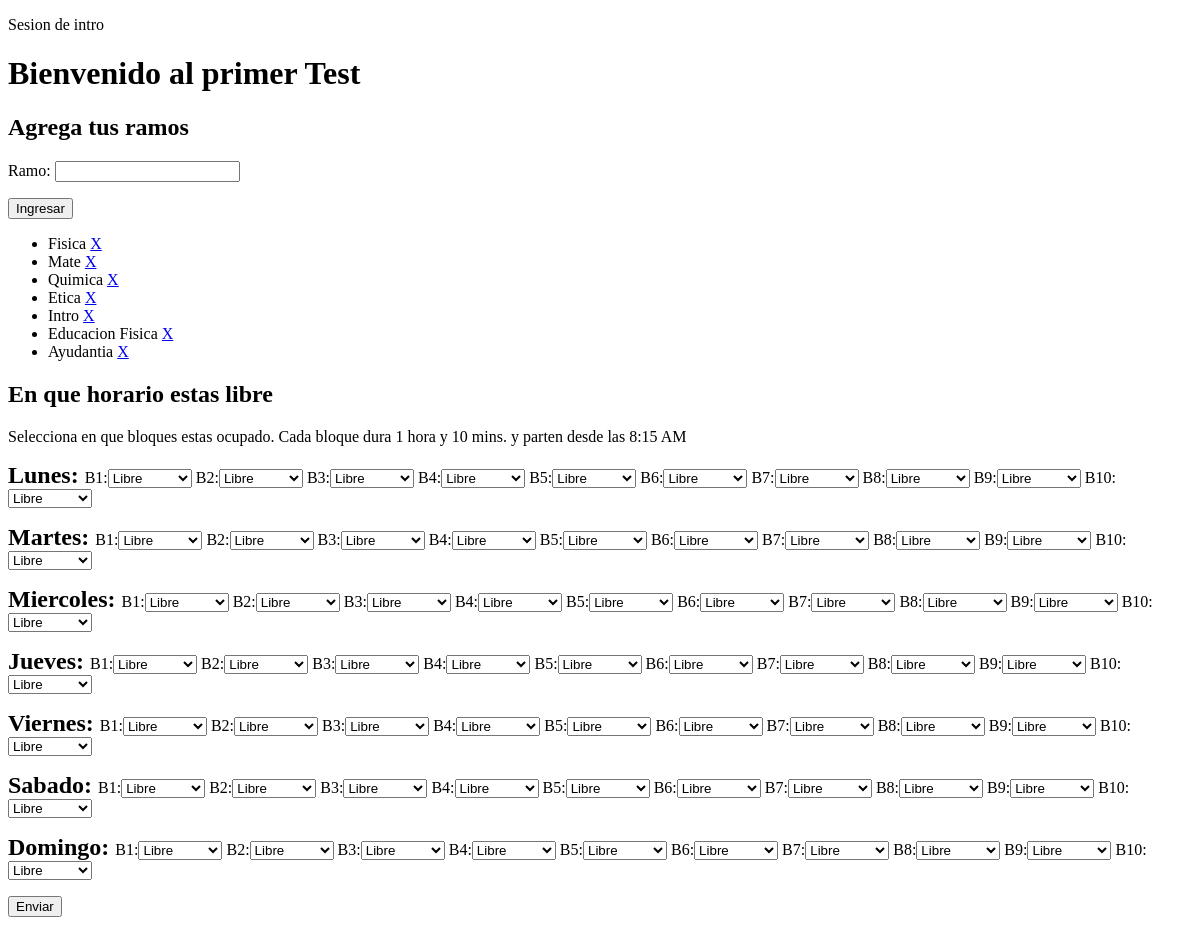
/test/updatet1/ (signed in), run on an earlier commit of the app's database.
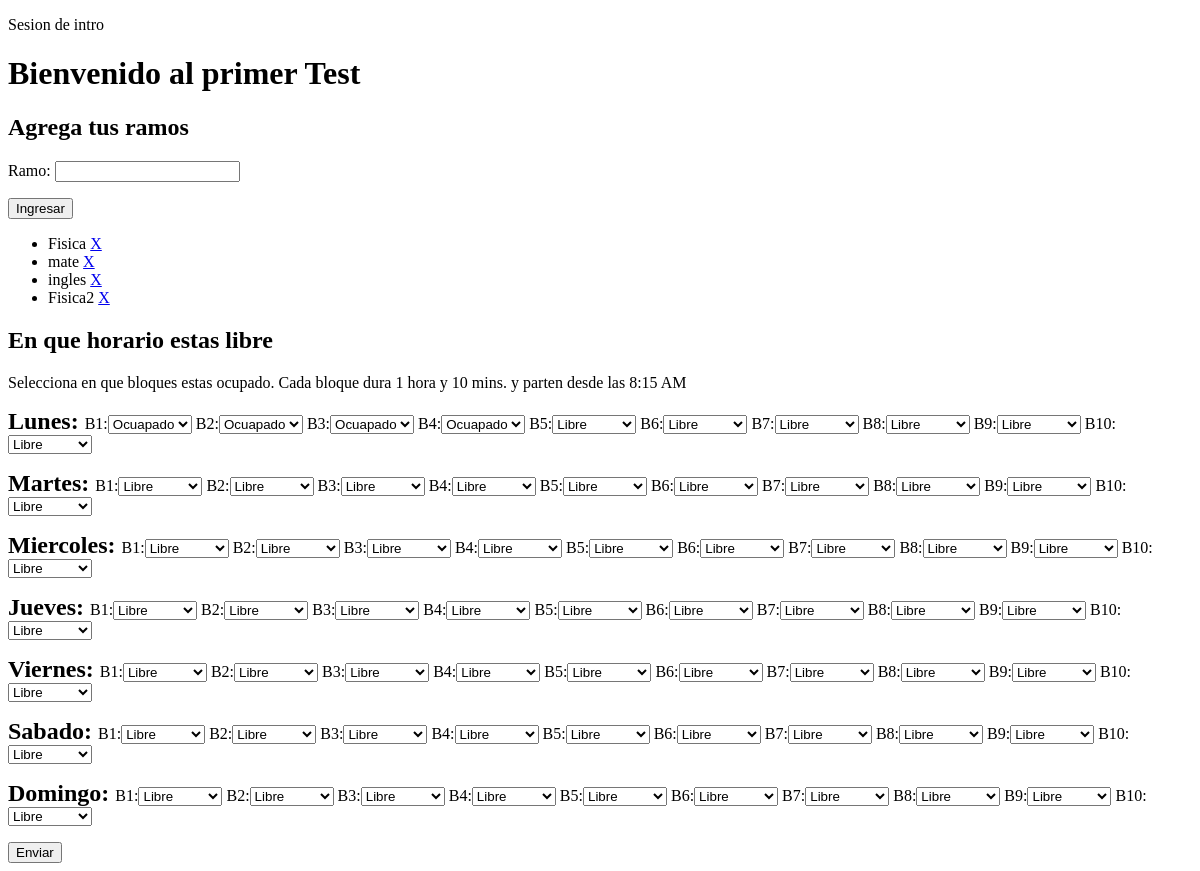
And on a later commit of the database.
### Test/models.py (models this page shows, shortened)
class Ramo(models.Model):
    DIFF=[
      ('Pf, facilísimo', 'Pf, facilísimo'),
      ('Fácil', 'Fácil'),
      ('Medio', 'Medio'),
      ('Difícil', 'Difícil'),
      ('Muy difícil', 'Muy difícil')
    ]
    user=models.ForeignKey(User, on_delete=models.CASCADE, related_name='Ramos', null=True)
    ramo = models.CharField(max_length=40)
    dificultad = models.CharField(max_length=40,choices=DIFF,null=True)

### Test/views.py (the view)
# urls.py: path('updatet1/', views.updatet1, name='updatet1'),
def updatet1(request):
    user = request.user
    ramos = Ramo.objects.all().filter(user=user).order_by('id')
    lun = Horario.objects.get(user=user,day='Lunes')
    mar = Horario.objects.get(user=user,day='Martes')
    mie = Horario.objects.get(user=user,day='Miercoles')
    jue = Horario.objects.get(user=user,day='Jueves')
    vie = Horario.objects.get(user=user,day='Viernes')
    sab = Horario.objects.get(user=user,day='Sabado')
    dom = Horario.objects.get(user=user,day='Domingo')
    if request.method == 'POST':
        form = Ingresar_ramo(request.POST,instance=Ramo(user=user))
        lunes = LunesForm(request.POST, instance= lun)
        martes = MartesForm(request.POST,instance=  mar)
        miercoles = MiercolesForm(request.POST,instance= mie)
        jueves = JuevesForm(request.POST,instance= jue)
        viernes = ViernesForm(request.POST,instance= vie)
        sabado = SabadoForm(request.POST,instance= sab)
        domingo = DomingoForm(request.POST,instance= dom)
        if form.is_valid():
            form.save()
            return redirect('updatet1')
        if lunes.is_valid() and martes.is_valid() and miercoles.is_valid() and jueves.is_valid() and viernes.is_valid() and sabado.is_valid() and domingo.is_valid():
            lunes.save()
            martes.save()
            miercoles.save()
            jueves.save()
            viernes.save()
            sabado.save()
            domingo.save()
            return redirect('home')
    else:
        form = Ingresar_ramo()
        lunes = LunesForm(instance=lun)
        martes = MartesForm(instance=mar)
        miercoles = MiercolesForm( instance=mie)
        jueves = JuevesForm(instance=jue)
        viernes = ViernesForm(instance=vie)
        sabado = SabadoForm(instance=sab)
        domingo = DomingoForm(instance=dom)
    context = {'form':form, 'ramos': ramos,'Lunes':lunes,'Martes':martes,'Miercoles':miercoles,'Jueves':jueves,'Viernes':viernes,'Sabado': sabado,'Domingo':domingo,'user':user}
    return render(request,"Test/updatet1.html",context)

### Test/forms.py
class Ingresar_ramo(forms.ModelForm):
    class Meta:
        model = Ramo
        fields = ['ramo']

class LunesForm(forms.ModelForm):
    class Meta:
        model = Horario
        exclude = ['day','user']
    prefix = 'Lunes'

### Test/templates/Test/updatet1.html (shortened to what this page needs)
{% extends 'Test/base.html' %}
{% block content%}
<h1>Bienvenido al primer Test</h1>
<h2>Agrega tus ramos</h2>
<form method="post" class="post-form">
    {{ form.as_p }}
    <button>Ingresar</button>
<ul>
    {% for ramo in ramos %}
    <li>{{ramo.ramo}}               <a href="{% url 'deletet1' ramo.id %}">X</a></li>
    {% endfor %}
</ul>
</form>
<form method="post">
<h2>En que horario estas libre</h2>
<p>Selecciona en que bloques estas ocupado. Cada bloque dura 1 hora y 10 mins. y parten desde las 8:15 AM</p>
        <p><strong style="font-size:150%">Lunes: </strong> {{Lunes}}</p>
        <p><strong style="font-size:150%">Martes: </strong> {{Martes}}</p>
        <p><strong style="font-size:150%">Miercoles: </strong> {{Miercoles}}</p>
        <p><strong style="font-size:150%">Jueves: </strong> {{Jueves}} </p>
        <p><strong style="font-size:150%">Viernes: </strong> {{Viernes}} </p>
        <p><strong style="font-size:150%">Sabado: </strong>  {{Sabado}}</p>
        <p><strong style="font-size:150%">Domingo: </strong> {{Domingo}}</p>
    <button type="submit" >Enviar</button>
</form>
{% endblock %}

What changed in the data, as far as the page shows it:
removed Ramo: ramo "Mate"
removed Ramo: ramo "Quimica"
removed Ramo: ramo "Etica"
removed Ramo: ramo "Intro"
removed Ramo: ramo "Educacion Fisica"
removed Ramo: ramo "Ayudantia"
added Ramo: ramo "mate"
added Ramo: ramo "ingles"
added Ramo: ramo "Fisica2"
Also different on the page:
form field Lunes: "Libre" → "Ocuapado"
